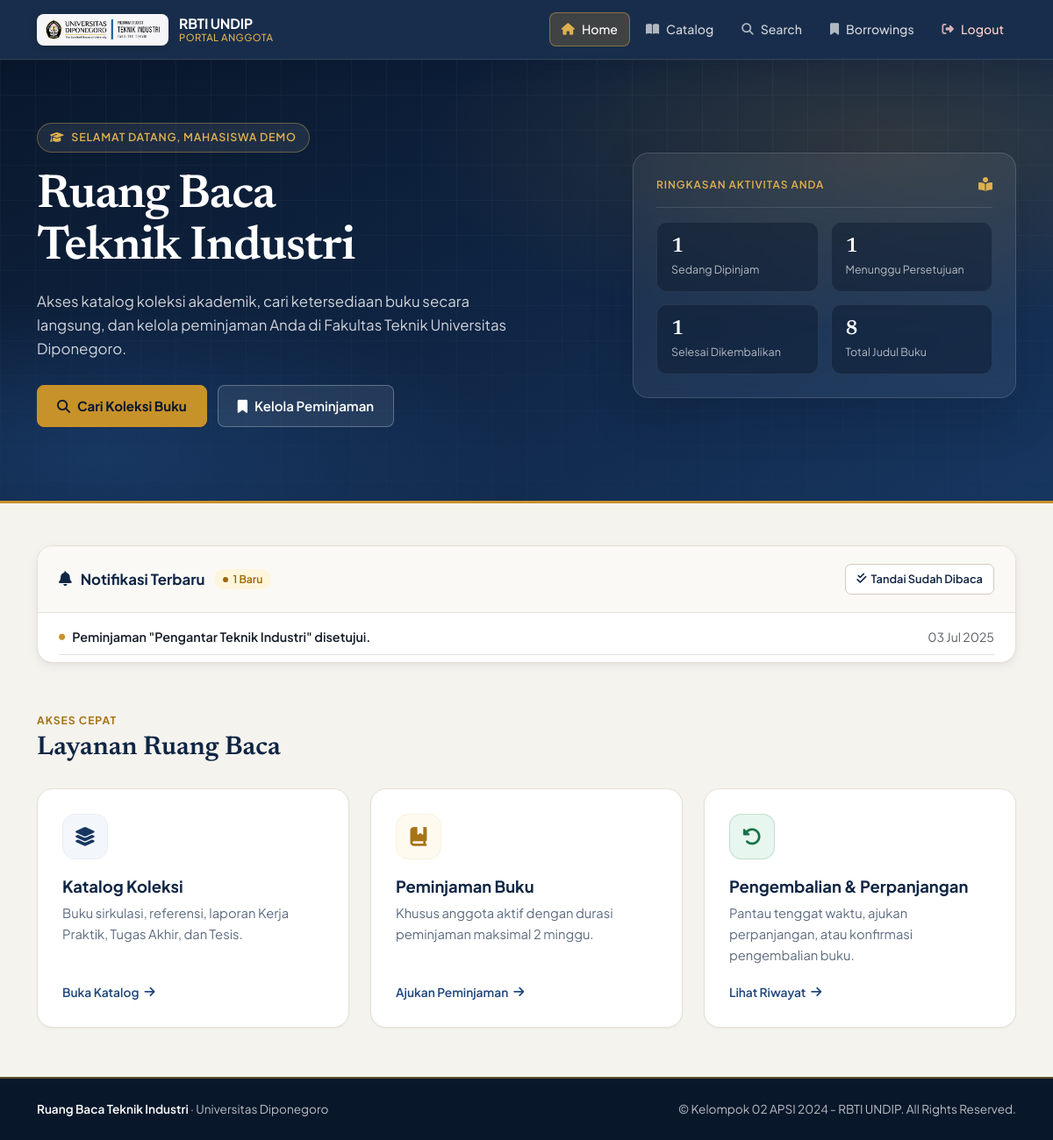
/index.php (signed in), run on the app's committed database.
### tables this page shows
CREATE TABLE Notification (
    notificationID INT AUTO_INCREMENT PRIMARY KEY,
    userID INT,
    message TEXT,
    date DATETIME DEFAULT CURRENT_TIMESTAMP,
    status ENUM('read', 'unread') DEFAULT 'unread',
    FOREIGN KEY (userID) REFERENCES users(id)
);

### index.php (the view, shortened to what this page needs)
<?php
require_once 'db_connect.php';
$userID = (int) $_SESSION['user_id'];
$memberName = $_SESSION['user_name'] ?? 'Anggota RBTI';
$activeBorrows = 0;
$pendingBorrows = 0;
$returnedBorrows = 0;
$totalBooks = 0;
$notifications = [];
$statStmt = $conn->prepare(
    "SELECT
        SUM(CASE WHEN status IN ('borrowed', 'extended', 'overdue') THEN 1 ELSE 0 END) AS active_cnt,
        SUM(CASE WHEN status IN ('borrow pending', 'extend pending', 'return pending') THEN 1 ELSE 0 END) AS pending_cnt,
        SUM(CASE WHEN status = 'returned' THEN 1 ELSE 0 END) AS returned_cnt
     FROM Borrow WHERE userID = ?"
);
if ($statStmt) {
    $statStmt->bind_param('i', $userID);
    $statStmt->execute();
    $row = $statStmt->get_result()->fetch_assoc();
    if ($row) {
        $activeBorrows = (int) ($row['active_cnt'] ?? 0);
        $pendingBorrows = (int) ($row['pending_cnt'] ?? 0);
        $returnedBorrows = (int) ($row['returned_cnt'] ?? 0);
    }
}
$bookRes = $conn->query("SELECT COUNT(*) AS cnt FROM Book");
if ($bookRes) {
    $totalBooks = (int) ($bookRes->fetch_assoc()['cnt'] ?? 0);
}
$notifStmt = $conn->prepare("SELECT notificationID, message, date, status FROM Notification WHERE userID = ? ORDER BY date DESC LIMIT 5");
if ($notifStmt) {
    $notifStmt->bind_param('i', $userID);
    $notifStmt->execute();
    $nRes = $notifStmt->get_result();
    while ($n = $nRes->fetch_assoc()) {
        $notifications[] = $n;
    }
}
$unreadCount = count(array_filter($notifications, fn($n) => ($n['status'] ?? '') === 'unread'));
?>
<!DOCTYPE html>
<html lang="id">
<head>
  <link href="https://cdn.jsdelivr.net/npm/bootstrap@5.3.0-alpha3/dist/css/bootstrap.min.css" rel="stylesheet">
  <link href="https://cdnjs.cloudflare.com/ajax/libs/font-awesome/6.4.0/css/all.min.css" rel="stylesheet">
  <link href="assets/css/rbti.css" rel="stylesheet">
</head>
<body class="rbti-has-nav">
  <header>
    <nav class="navbar navbar-expand-lg navbar-dark fixed-top rbti-navbar">
      <div class="container">
        <a class="rbti-brand" href="index.php">
          <img src="undip.png" alt="Logo UNDIP" class="rbti-brand-logo">
          <span class="rbti-brand-text">
            <span class="rbti-brand-title">RBTI UNDIP</span>
            <span class="rbti-brand-sub">Portal Anggota</span>
          </span>
        </a>
        <div class="collapse navbar-collapse" id="navbarNav">
          <ul class="navbar-nav ms-auto">
            <li class="nav-item">
              <a class="nav-link active" href="index.php"><i class="fas fa-home"></i> Home</a>
            </li>
            <li class="nav-item">
              <a class="nav-link" href="katalog-pengguna.php"><i class="fas fa-book-open"></i> Catalog</a>
            </li>
            <li class="nav-item">
              <a class="nav-link" href="pencarian-buku.php"><i class="fas fa-search"></i> Search</a>
            </li>
            <li class="nav-item">
              <a class="nav-link" href="peminjaman_buku_pengguna.php"><i class="fas fa-bookmark"></i> Borrowings</a>
            </li>
            <li class="nav-item">
              <a class="nav-link rbti-nav-logout" href="logout.php"><i class="fas fa-sign-out-alt"></i> Logout</a>
            </li>
          </ul>
        </div>
      </div>
    </nav>
  </header>
  <main class="rbti-main">
    <section class="rbti-hero">
      <div class="container rbti-hero-inner">
        <div class="row align-items-center g-4 g-lg-5">
          <div class="col-lg-7">
            <div class="rbti-eyebrow">
              <i class="fas fa-graduation-cap"></i> Selamat datang, <?= htmlspecialchars($memberName) ?>
            </div>
            <h1 class="rbti-hero-title">Ruang Baca<br>Teknik Industri</h1>
            <p class="rbti-hero-lead">
              Akses katalog koleksi akademik, cari ketersediaan buku secara langsung, dan kelola peminjaman Anda di Fakultas Teknik Universitas Diponegoro.
            </p>
            <div class="rbti-hero-actions">
              <a href="pencarian-buku.php" class="rbti-btn-gold">
                <i class="fas fa-search"></i> Cari Koleksi Buku
              </a>
              <a href="peminjaman_buku_pengguna.php" class="rbti-btn-ghost-light">
                <i class="fas fa-bookmark"></i> Kelola Peminjaman
              </a>
            </div>
          </div>
          <div class="col-lg-5">
            <div class="rbti-hero-visual">
              <div class="rbti-hero-visual-header">
                <span class="rbti-hero-visual-label">Ringkasan Aktivitas Anda</span>
                <i class="fas fa-book-reader" style="color: var(--rbti-gold-400);"></i>
              </div>
              <div class="rbti-hero-metrics">
                <div class="rbti-hero-metric">
                  <div class="rbti-hero-metric-val"><?= $activeBorrows ?></div>
                  <div class="rbti-hero-metric-key">Sedang Dipinjam</div>
                </div>
                <div class="rbti-hero-metric">
                  <div class="rbti-hero-metric-val"><?= $pendingBorrows ?></div>
                  <div class="rbti-hero-metric-key">Menunggu Persetujuan</div>
                </div>
                <div class="rbti-hero-metric">
                  <div class="rbti-hero-metric-val"><?= $returnedBorrows ?></div>
                  <div class="rbti-hero-metric-key">Selesai Dikembalikan</div>
                </div>
                <div class="rbti-hero-metric">
                  <div class="rbti-hero-metric-val"><?= $totalBooks ?></div>
                  <div class="rbti-hero-metric-key">Total Judul Buku</div>
                </div>
              </div>
            </div>
          </div>
        </div>
      </div>
    </section>
    <?php if (!empty($notifications)): ?>
    <section class="pt-5 pb-0">
      <div class="container">
        <div class="rbti-panel">
          <div class="rbti-panel-header">
            <h2 class="rbti-panel-title">
              <i class="fas fa-bell"></i> Notifikasi Terbaru
              <?php if ($unreadCount > 0): ?>
                <span class="rbti-badge rbti-badge--warning"><?= $unreadCount ?> baru</span>
              <?php endif; ?>
            </h2>
            <?php if ($unreadCount > 0): ?>
              <form method="POST" action="index.php" class="m-0">
                <button type="submit" class="rbti-btn-outline rbti-btn-sm">
                  <i class="fas fa-check-double"></i> Tandai Sudah Dibaca
                </button>
              </form>
            <?php endif; ?>
          </div>
          <div class="rbti-panel-body py-2">
            <ul class="list-unstyled mb-0">
              <?php foreach ($notifications as $notif): ?>
                <li class="d-flex justify-content-between align-items-start gap-3 py-2 border-bottom">
                  <div class="d-flex align-items-start gap-2">
                    <i class="fas fa-circle mt-2" style="font-size: 0.45rem; color: <?= ($notif['status'] === 'unread') ? 'var(--rbti-gold-500)' : 'var(--rbti-border-strong)' ?>;"></i>
                    <span style="font-size: 0.9rem; font-weight: <?= ($notif['status'] === 'unread') ? '600' : '400' ?>;">
                      <?= htmlspecialchars($notif['message']) ?>
                    </span>
                  </div>
                  <span class="text-muted small text-nowrap"><?= htmlspecialchars(date('d M Y', strtotime($notif['date']))) ?></span>
                </li>
              <?php endforeach; ?>
            </ul>
          </div>
        </div>
      </div>
    </section>
    <?php endif; ?>
    <section class="rbti-section">
      <div class="container">
        <div class="rbti-section-header">
          <div>
            <div class="rbti-section-kicker">Akses Cepat</div>
            <h2 class="rbti-section-title">Layanan Ruang Baca</h2>
          </div>
        </div>
        <div class="row g-4">
          <div class="col-md-4">
            <a href="katalog-pengguna.php" class="rbti-service-card">
              <div class="rbti-service-icon">
                <i class="fas fa-layer-group"></i>
              </div>
              <h3>Katalog Koleksi</h3>
              <p>Buku sirkulasi, referensi, laporan Kerja Praktik, Tugas Akhir, dan Tesis.</p>
              <span class="rbti-service-cta">Buka Katalog <i class="fas fa-arrow-right"></i></span>
            </a>
          </div>
          <div class="col-md-4">
            <a href="peminjaman_buku_pengguna.php" class="rbti-service-card">
              <div class="rbti-service-icon rbti-service-icon--gold">
                <i class="fas fa-book-bookmark"></i>
              </div>
              <h3>Peminjaman Buku</h3>
              <p>Khusus anggota aktif dengan durasi peminjaman maksimal 2 minggu.</p>
              <span class="rbti-service-cta">Ajukan Peminjaman <i class="fas fa-arrow-right"></i></span>
            </a>
          </div>
          <div class="col-md-4">
            <a href="peminjaman_buku_pengguna.php" class="rbti-service-card">
              <div class="rbti-service-icon rbti-service-icon--emerald">
                <i class="fas fa-rotate-left"></i>
              </div>
              <h3>Pengembalian &amp; Perpanjangan</h3>
              <p>Pantau tenggat waktu, ajukan perpanjangan, atau konfirmasi pengembalian buku.</p>
              <span class="rbti-service-cta">Lihat Riwayat <i class="fas fa-arrow-right"></i></span>
            </a>
          </div>
        </div>
      </div>
    </section>
  </main>
  <footer class="rbti-footer">
    <div class="container rbti-footer-inner">
      <span><strong>Ruang Baca Teknik Industri</strong> · Universitas Diponegoro</span>
      <span>&copy; Kelompok 02 APSI 2024 - RBTI UNDIP. All Rights Reserved.</span>
    </div>
  </footer>
</body>
</html>

### data on the page
notification: status "1", message "Peminjaman \"Pengantar Teknik Industri\" disetujui.", date "03 Jul 2025"

### other printed values
$memberName "MAHASISWA DEMO"
$activeBorrows "1"
$pendingBorrows "1"
$returnedBorrows "1"
$totalBooks "8"
